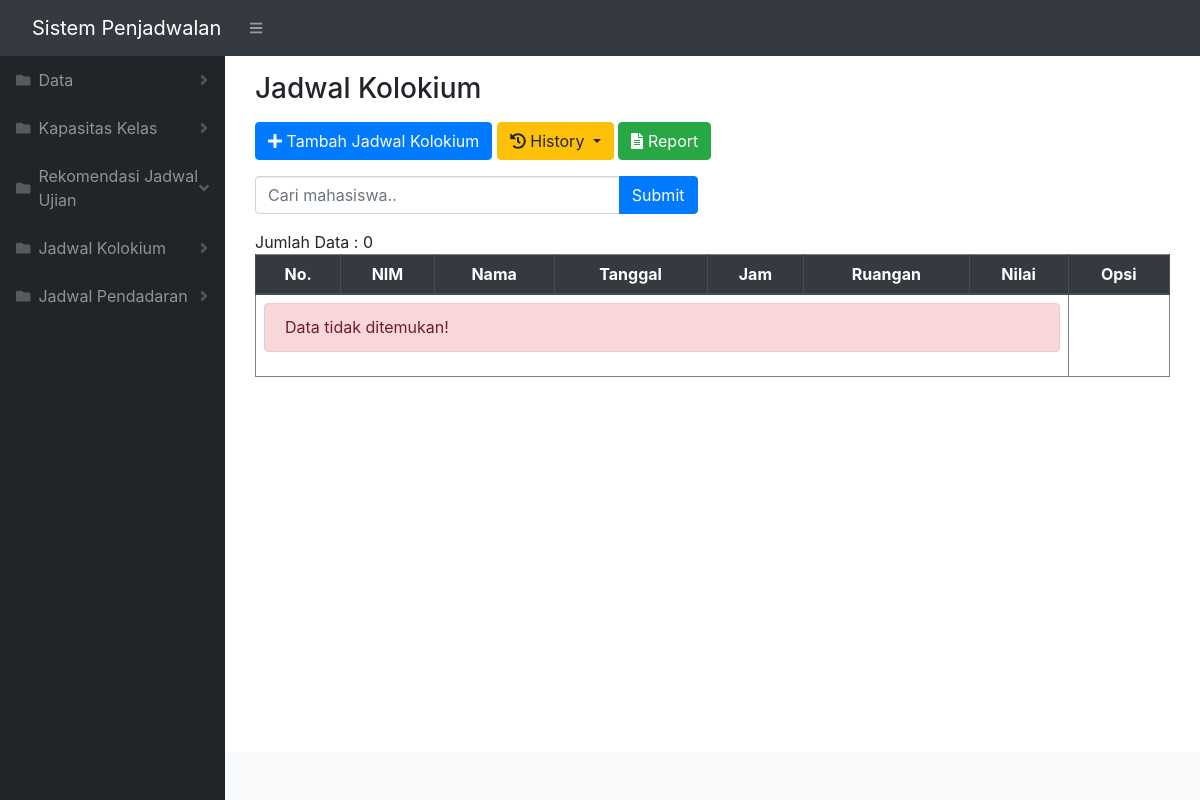
The app's page /index.php/kolokium, older data.
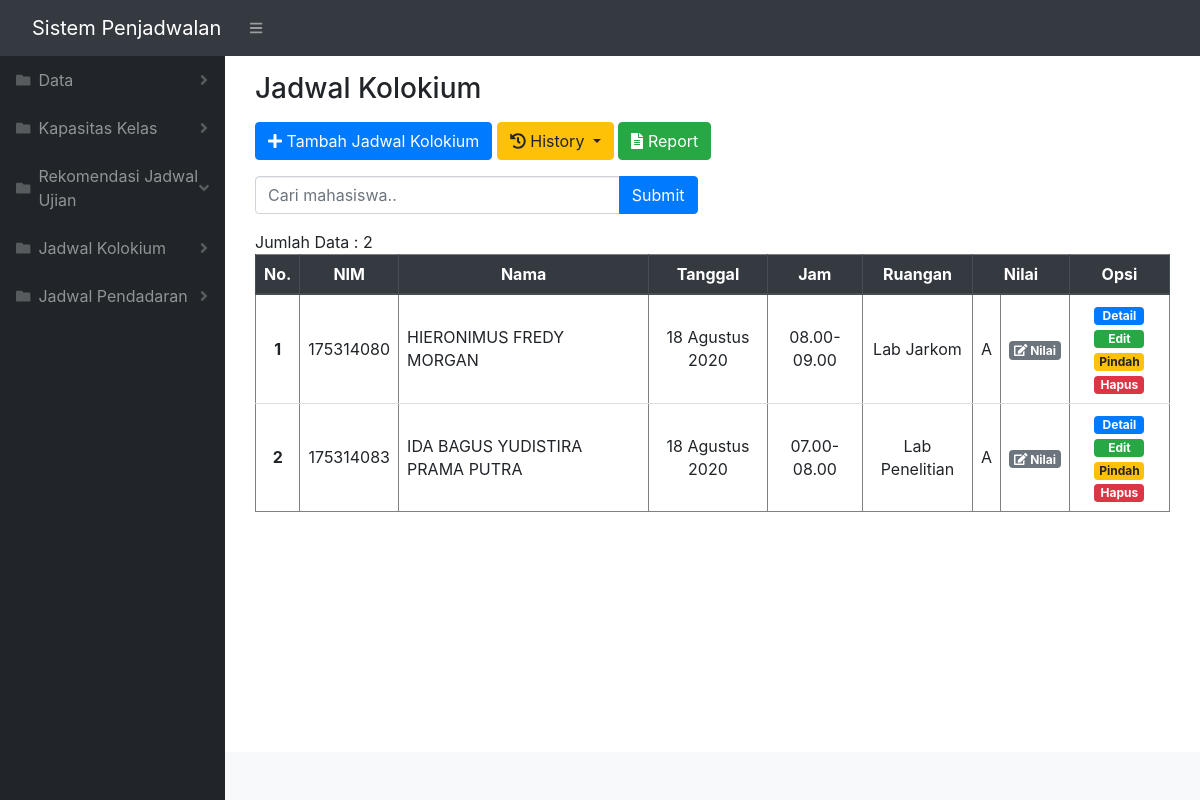
The same page, newer data.
### tables this page shows
CREATE TABLE `kolokium` (
  `id` int(11) NOT NULL,
  `nim` varchar(255) NOT NULL,
  `nama` varchar(255) NOT NULL,
  `dosen1` varchar(255) NOT NULL,
  `dosen2` varchar(255) NOT NULL,
  `judul` varchar(255) NOT NULL,
  `reviewer` varchar(255) NOT NULL,
  `tanggal` date NOT NULL,
  `durasi` varchar(255) NOT NULL,
  `ruang` varchar(255) NOT NULL,
  `keterangan` varchar(255) NOT NULL,
  `nilai` varchar(255) NOT NULL
);

### application/controllers/Kolokium.php (called while the page is built, shortened)
<?php
class Kolokium extends CI_Controller {
    public function __construct() {
        $this->load->model('Kolokium_model');
        $this->load->model('Pendadaran_model');
        $this->load->model('Mahasiswa_model');
        $this->load->model('Dosen_model');
        $this->load->library('form_validation');
    }
    public function index() {
        $data['judul'] = "Jadwal Kolokium";
        $this->load->model('Kolokium_model', 'kolokium');
        $this->load->library('pagination');
        if ($this->input->post('submit')) {
            $data['keyword'] = $this->input->post('keyword');
            $this->session->set_userdata('keyword', $data['keyword']);
        } else {
            $data['keyword'] = $this->session->userdata('keyword');
        }
        $this->db->like('nama', $data['keyword']);
        $this->db->or_like('nim', $data['keyword']);
        $this->db->from('kolokium');
        $config['total_rows'] = $this->db->count_all_results();
        $data['total_rows'] = $config['total_rows'];
        $config['per_page'] = 10;
        $data['start'] = $this->uri->segment(3);
        $data['kolokium'] = $this->kolokium->GetKolokium($config['per_page'], $data['start'], $data['keyword']);
        $this->load->view('templates/header', $data);
            $this->load->view('templates/sidebar', $data);
            $this->load->view('kolokium/index', $data);
            $this->load->view('templates/topbar', $data);
            $this->load->view('templates/footer', $data);
    }
}

### index.php (called while the page is built, shortened)
<?php
require_once BASEPATH.'core/CodeIgniter.php';

### application/config/config.php (called while the page is built, shortened)
<?php
$config['base_url'] = 'http://localhost/informatika/';
$config['index_page'] = '';
$config['uri_protocol']	= 'REQUEST_URI';
$config['url_suffix'] = '';
$config['language']	= 'english';
$config['charset'] = 'UTF-8';
$config['enable_hooks'] = FALSE;
$config['subclass_prefix'] = 'MY_';
$config['composer_autoload'] = "vendor/autoload.php";
$config['permitted_uri_chars'] = 'a-z 0-9~%.:_\-=+"';
$config['enable_query_strings'] = FALSE;
$config['controller_trigger'] = 'c';
$config['function_trigger'] = 'm';
$config['directory_trigger'] = 'd';
$config['allow_get_array'] = TRUE;
$config['log_threshold'] = 0;
$config['log_path'] = '';
$config['log_file_extension'] = '';
$config['log_file_permissions'] = 0644;
$config['log_date_format'] = 'Y-m-d H:i:s';
$config['error_views_path'] = '';
$config['cache_path'] = '';
$config['cache_query_string'] = FALSE;
$config['encryption_key'] = '';
$config['sess_driver'] = 'files';
$config['sess_cookie_name'] = 'ci_session';
$config['sess_expiration'] = 7200;
$config['sess_save_path'] = NULL;
$config['sess_match_ip'] = FALSE;
$config['sess_time_to_update'] = 300;
$config['sess_regenerate_destroy'] = FALSE;
$config['cookie_prefix']	= '';
$config['cookie_domain']	= '';
$config['cookie_path']		= '/';
$config['cookie_secure']	= FALSE;
$config['cookie_httponly'] 	= FALSE;
$config['standardize_newlines'] = FALSE;
$config['global_xss_filtering'] = FALSE;
$config['csrf_protection'] = FALSE;
$config['csrf_token_name'] = 'csrf_test_name';
$config['csrf_cookie_name'] = 'csrf_cookie_name';
$config['csrf_expire'] = 7200;
$config['csrf_regenerate'] = TRUE;
$config['csrf_exclude_uris'] = array();
$config['compress_output'] = FALSE;
$config['time_reference'] = 'local';
$config['rewrite_short_tags'] = FALSE;
$config['proxy_ips'] = '';

### application/config/pagination.php (called while the page is built, shortened)
<?php
$config['num_links'] = 3;
$config['full_tag_open'] = '<nav><ul class="pagination justify-content-center">';
$config['full_tag_close'] = '</ul></nav>';
$config['first_link'] = 'First';
$config['first_tag_open'] = '<li class="page-item">';
$config['first_tag_close'] = '</li>';
$config['last_link'] = 'Last';
$config['last_tag_open'] = '<li class="page-item">';
$config['last_tag_close'] = '</li>';
$config['next_link'] = '&raquo';
$config['next_tag_open'] = '<li class="page-item">';
$config['next_tag_close'] = '</li>';

### application/models/Kolokium_model.php (called while the page is built, shortened)
<?php
class Kolokium_model extends CI_model {
    public function getKolokium($limit, $start, $keyword = null) {
        $this->db->order_by('id', 'DESC');
        return $this->db->get('kolokium', $limit, $start)->result_array();
    }
}

### application/views/kolokium/index.php (the view, shortened to what the changed rows need)
<div id="layoutSidenav_content">
    <main>
        <div class="container-fluid">
            <div class="container">
                <div class="row">
                    <div class="col-md-12">
                        <h7>Jumlah Data : <?= $total_rows; ?></h7>
                        <table class="table" border="1">
                            <thead class="thead-dark">
                                <tr style="text-align:center">
                                    <th scope="col">No.</th>
                                    <th scope="col">NIM</th>
                                    <th scope="col">Nama</th>
                                    <th scope="col">Tanggal</th>
                                    <th scope="col">Jam</th>
                                    <th scope="col">Ruangan</th>
                                    <th scope="col" colspan="2">Nilai</th>
                                    <th scope="col">Opsi</th>
                                </tr>
                            </thead>
                            <tbody>
                                <?php if (empty($kolokium)) : ?>
                                <tr>
                                    <td colspan="8">
                                        <div class="alert alert-danger" role="alert">
                                            Data tidak ditemukan!
                                        </div>
                                    </td>
                                </tr>
                                <?php endif; ?>
                                <?php foreach ($kolokium as $kol) : ?>
                                <tr style="text-align: center;">
                                    <th style="vertical-align: middle"><?= ++$start; ?></th>
                                    <td style="vertical-align: middle"><?= $kol['nim']; ?></td>
                                    <td style="text-align:left; width: 250px; vertical-align: middle">
                                        <?= $kol['nama']; ?></td>
                                    <td style="vertical-align: middle"><?= format_indo($kol['tanggal']); ?></td>
                                    <td style="vertical-align: middle"><?= $kol['durasi']; ?></td>
                                    <td style="vertical-align: middle"><?= $kol['ruang']; ?></td>
                                    <td style="vertical-align: middle"><?= $kol['nilai']; ?></td>
                                    <td style="vertical-align: middle">
                                        <a href="<?= base_url(); ?>kolokium/nilai/<?= $kol['id']; ?>"
                                            class="badge badge-secondary"><i class="fas fa-edit"></i> Nilai</a>
                                    </td>
                                    <td style="vertical-align: middle">
                                        <a href="<?= base_url(); ?>kolokium/detail/<?= $kol['id']; ?>"
                                            class="badge badge-primary" style="width: 50px">Detail</a>
                                        <a href="<?= base_url(); ?>kolokium/edit/<?= $kol['id']; ?>"
                                            class="badge badge-success" style="width: 50px">Edit</a>
                                        <br>
                                        <a href="<?= base_url(); ?>kolokium/pindah/<?= $kol['id']; ?>"
                                            class="badge badge-warning"
                                            onclick="return confirm('Apakah anda yakin memindahkan data ini?');"
                                            style="width: 50px">Pindah</a>
                                        <a href="<?= base_url(); ?>kolokium/hapus/<?= $kol['id']; ?>"
                                            class="badge badge-danger"
                                            onclick="return confirm('Apakah anda yakin menghapus data ini?');"
                                            style="width: 50px">Hapus</a>
                                    </td>
                                </tr>
                                <?php endforeach; ?>
                            </tbody>
                        </table>
                    </div>
                </div>
            </div>
        </div>
    </main>

Row changes from the older to the newer data that the page shows:
added kolokium: nim "175314080", nama "HIERONIMUS FREDY MORGAN", tanggal "18 Agustus 2020", durasi "08.00-09.00", ruang "Lab Jarkom", nilai "A"
added kolokium: nim "175314083", nama "IDA BAGUS YUDISTIRA PRAMA PUTRA", tanggal "18 Agustus 2020", durasi "07.00-08.00", ruang "Lab Penelitian", nilai "A"
Text that changed along with them:
$total_rows: "0" → "2"
text no longer shown: "Data tidak ditemukan!"
